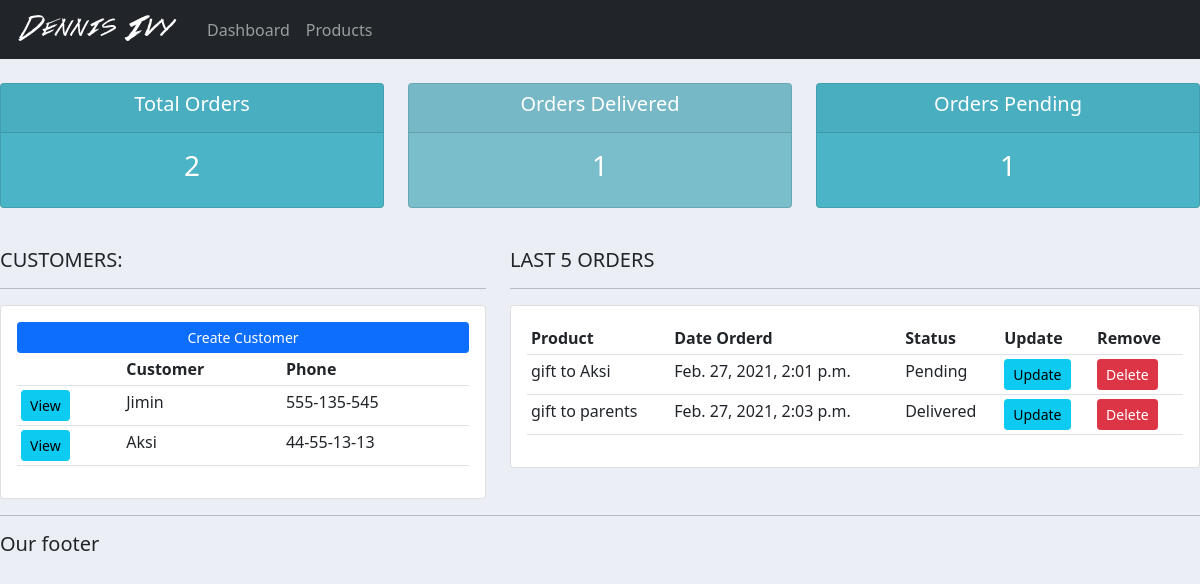
/, run on an earlier commit of the app's database.
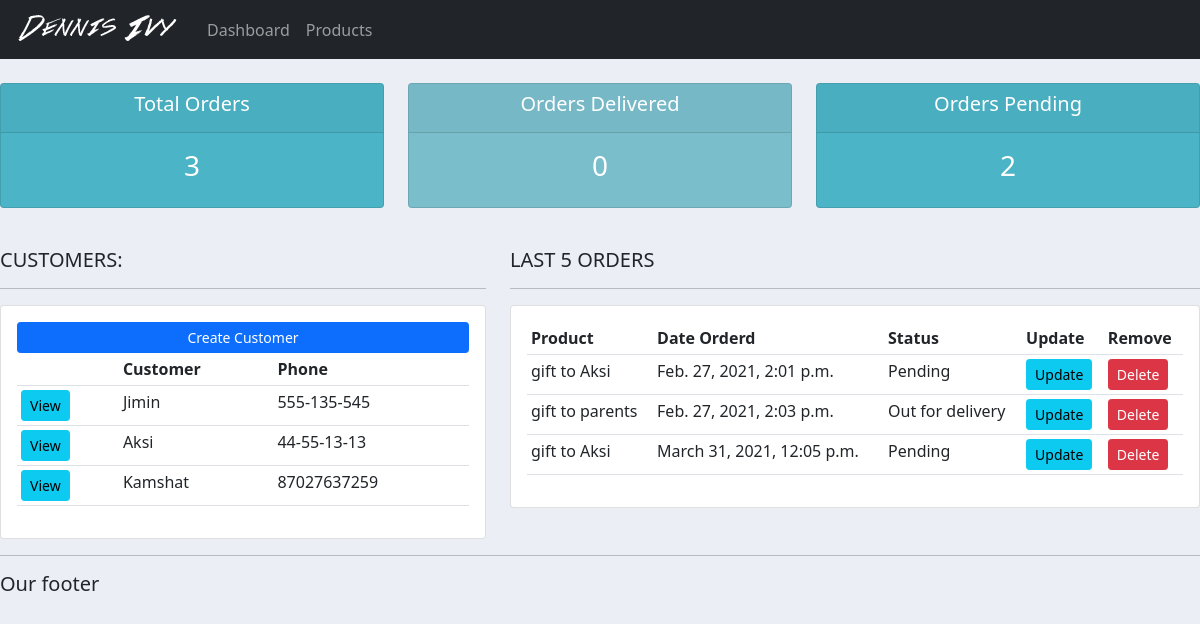
And on a later commit of the database.
### accounts/models.py (models this page shows, shortened)
class Customer(models.Model):
    name = models.CharField(max_length=200, null=True)
    phone = models.CharField(max_length=200, null=True)
    email = models.CharField(max_length=200, null=True)
    date_created = models.DateTimeField(auto_now_add=True, null=True)

class Order(models.Model):
    STATUS = (
            ('Pending', 'Pending'),
            ('Out for delivery', 'Out for delivery'),
            ('Delivered', 'Delivered')
            )
    customer = models.ForeignKey(Customer, null=True, on_delete= models.SET_NULL)
    product = models.ForeignKey(Product, null=True, on_delete= models.SET_NULL)
    date_created = models.DateTimeField(auto_now_add=True, null=True)
    status = models.CharField(max_length=200, null=True,choices=STATUS)
    note = models.CharField(max_length=1000, null=True)

class Product(models.Model):
    CATEGORY = (
        ('Indoor', 'Indoor'),
        ('Out Door', 'Out Door'),
    )
    name = models.CharField(max_length=200, null=True)
    price = FloatField(null=True)
    category = models.CharField(max_length=200, null=True, choices=CATEGORY)
    description = models.CharField(max_length=200, null=True, blank=True)
    date_created = models.DateTimeField(auto_now_add=True, null=True)
    tags = models.ManyToManyField(Tag)
    def __str__(self):
        return self.name

### accounts/views.py (the view)
# urls.py: path('', views.home, name='home'),
def home(request):
    orders = Order.objects.all()
    customers = Customer.objects.all()
    total_customers = customers.count()
    total_orders = orders.count()
    delivered = orders.filter(status='Delivered').count()
    pending = orders.filter(status='Pending').count()
    context = {'orders':orders, 'customers':customers, 'total_customers':total_customers, 'delivered':delivered, 'total_orders':total_orders, 'pending':pending}
    return render(request, 'accounts/dashboard.html', context)

### accounts/templates/accounts/dashboard.html
{% extends 'accounts/main.html' %}
{% block content %}
{% include 'accounts/status.html' %}
<br>
<div class="row">
    <div class="col-md-5">
        <h5>CUSTOMERS:</h5>
        <hr>
        <div class="card card-body">
            <a class="btn btn-primary btn-sm btn-block" href="">Create Customer</a>
            <table class="table table-sm">
                <tr>
                    <th></th>
                    <th>Customer</th>
                    <th>Phone</th>
                </tr>
                {% for customer in customers %}
                <tr>
                    <td><a class='btn btn-sm btn-info' href="{% url 'customer' customer.id %}">View</a></td>
                    <td>{{customer.name}}</td>
                    <td>{{customer.phone}}</td>
                </tr>
                {% endfor %}
            </table>
        </div>
    </div>
    <div class="col-md-7">
        <h5>LAST 5 ORDERS</h5>
        <hr>
        <div class="card card-body">
            <table class="table table-sm">
                <tr>
                    <th>Product</th>
                    <th>Date Orderd</th>
                    <th>Status</th>
                    <th>Update</th>
                    <th>Remove</th>
                </tr>
                {% for order in orders %}
                <tr>
                    <td>{{order.product}}</td>
                    <td>{{order.date_created}}</td>
                    <td>{{order.status}}</td>
                    <td><a class="btn btn-sm btn-info" href="{% url 'update_order' order.id %}">Update</a></td>
                    <td><a class="btn btn-sm btn-danger" href="{% url 'delete_order' order.id %}">Delete</a></td>
                </tr>
                {% endfor %}
            </table>
        </div>
    </div>
</div>
{% endblock %}

What changed in the data, as far as the page shows it:
added Customer: name "Kamshat", phone "87027637259"
changed Order "gift to parents": status "Delivered" → "Out for delivery"
added Order: product "gift to Aksi", date_created "March 31, 2021, 12:05 p.m.", status "Pending"
Also different on the page:
{{ total_orders }}: "2" → "3"
{{ delivered }}: "1" → "0"
{{ pending }}: "1" → "2"
